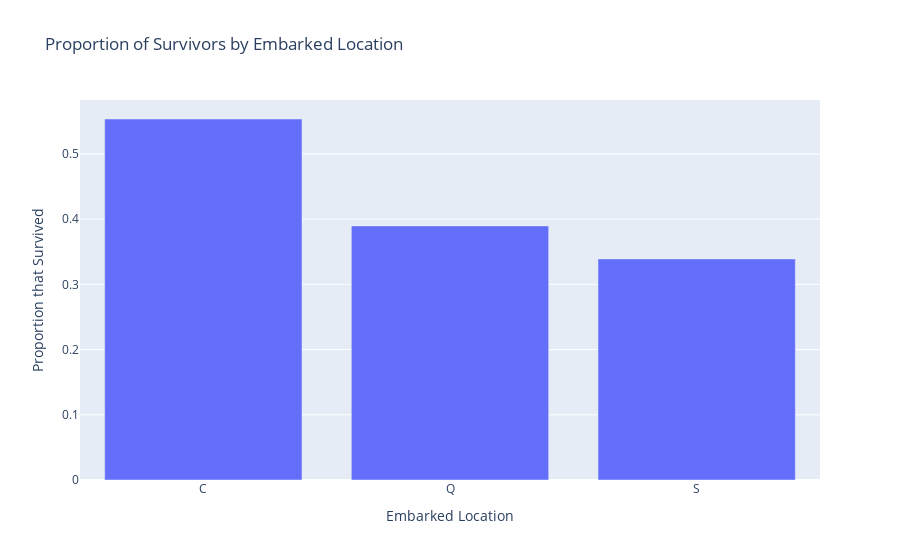

Source (notebook cell):
### Markdown cell above
### Proportion of Survivors by Embarkation Location

### Code cell
px.bar(x=train.groupby(['Embarked'])['Survived'].agg(lambda x: x.sum()/x.count()).index,
      y= train.groupby(['Embarked'])['Survived'].agg(lambda x: x.sum()/x.count()),
      title = 'Proportion of Survivors by Embarked Location',
      labels = {'x':'Embarked Location', 'y': 'Proportion that Survived'})

### Figure 1 — Plotly figure (JSON) as saved in the notebook; plotly's stock layout.template omitted (floating-point values rounded to 4 significant figures)
{"data": [{"alignmentgroup": "True", "hovertemplate": "Embarked Location=%{x}<br>Proportion that Survived=%{y}<extra></extra>", "legendgroup": "", "marker": {"color": "#636efa"}, "name": "", "offsetgroup": "", "orientation": "v", "showlegend": false, "textposition": "auto", "type": "bar", "x": ["C", "Q", "S"], "xaxis": "x", "y": [0.5536, 0.3896, 0.339], "yaxis": "y"}], "layout": {"barmode": "relative", "legend": {"tracegroupgap": 0}, "title": {"text": "Proportion of Survivors by Embarked Location"}, "xaxis": {"anchor": "y", "domain": [0, 1], "title": {"text": "Embarked Location"}}, "yaxis": {"anchor": "x", "domain": [0, 1], "title": {"text": "Proportion that Survived"}}}}
